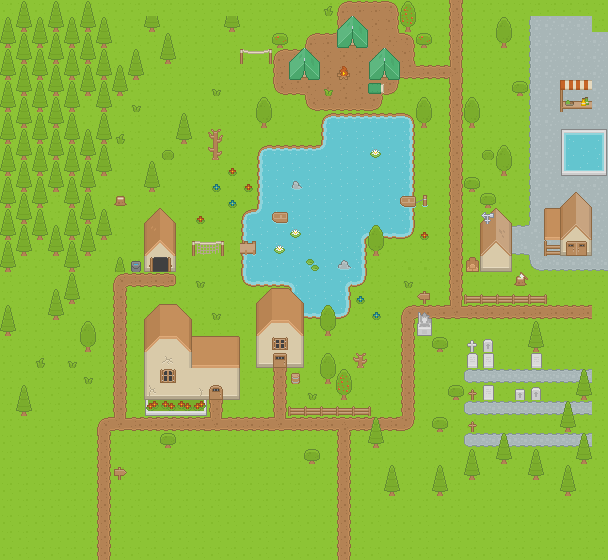

Below is a game level as drawn by its tile map, then a one-line description and the .tmx that defines it (tile-layer data replaced by summaries):
An orthogonal 38x35 tile map with 16x16 px tiles, 5 tile layers (Ground/terrain, Ground overlay, Objects, Doors/windows/roof, ...) and 1 object (startObject).

<map version="1.0" orientation="orthogonal" renderorder="right-down" width="38" height="35" tilewidth="16" tileheight="16" nextobjectid="4">
 <tileset firstgid="1" name="Roguelike" tilewidth="16" tileheight="16" spacing="1" tilecount="1767" columns="57">
  <image source="roguelikeSheet_transparent.png" width="968" height="526" />
 </tileset>
 <layer name="Ground/terrain" width="38" height="35">
  <data>[1330 cells, 1330 non-empty, 14 distinct tile ids]</data>
 </layer>
 <layer name="Ground overlay" width="38" height="35">
  <data>[1330 cells, 126 non-empty, 20 distinct tile ids]</data>
 </layer>
 <layer name="Objects" width="38" height="35">
  <data>[1330 cells, 414 non-empty, 75 distinct tile ids]</data>
 </layer>
 <layer name="Doors/windows/roof" width="38" height="35">
  <data>[1330 cells, 77 non-empty, 47 distinct tile ids]</data>
 </layer>
 <layer name="Roof object" width="38" height="35">
  <data>[1330 cells, 1 non-empty, 1 distinct tile ids]</data>
 </layer>
 <objectgroup name="myObjects">
  <object id="1" name="startObject" x="208" y="416" width="16" height="16" />
 </objectgroup>
</map>
